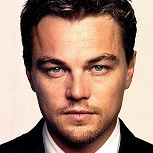
#> input picture input/decaprio.jpg, 153 x 153 px
$ python main.py   (Python 2 division)
#> lines starting #> are read from the running program, lines starting #| are printed output that depends on the picture; after the words box and inside, x2 and y2 are one past the last pixel; in counts of white or black regions, pixels touching at a corner belong together
import numpy as np
import cv2


debug = False

face_cascade = cv2.CascadeClassifier('haarcascades/haarcascade_frontalface_default.xml')
eye_cascade = cv2.CascadeClassifier('haarcascades/haarcascade_eye_tree_eyeglasses.xml')

# img = cv2.imread('input/Lionel-Messi.jpg')
img = cv2.imread('input/decaprio.jpg')
#> img is the input picture: shape (153, 153, 3); mean B, G, R 121.5, 137, 168.7
# img = cv2.imread('input/Brad-Pitt.jpg')


glasses = cv2.imread('glasses/glasses1.png')
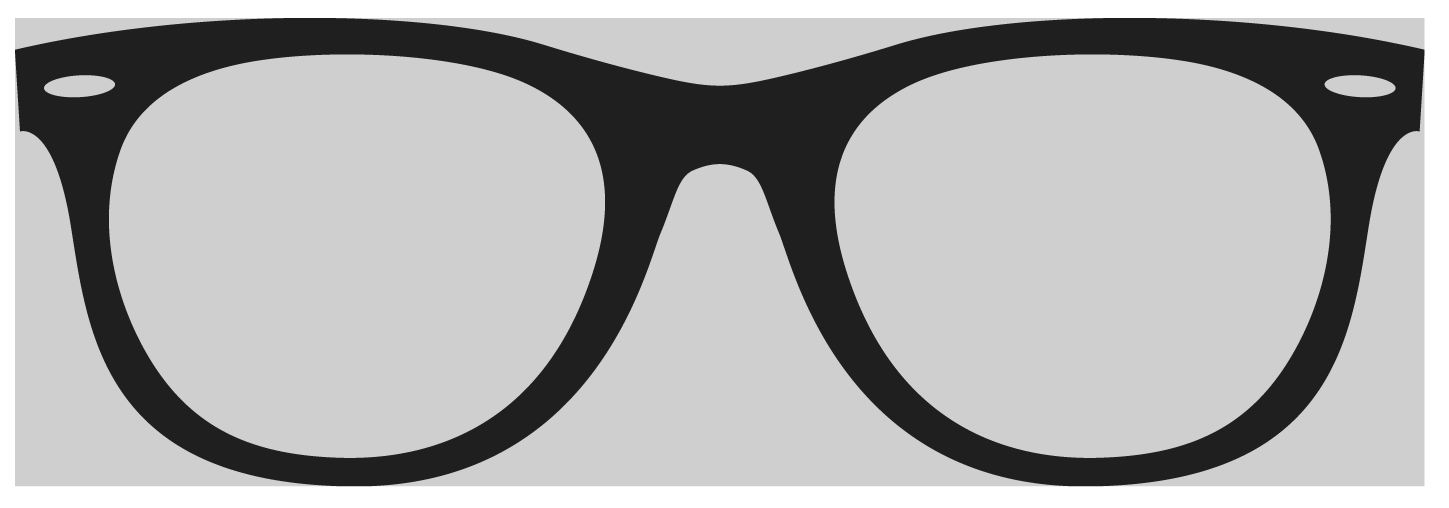
#> input picture glasses/glasses1.png, 5794 x 2029 px (shown at 1/4 size)
#> glasses is the input picture: shape (2029, 5794, 3); min 31, max 255, mean 172.4

gray = cv2.cvtColor(img, cv2.COLOR_BGR2GRAY)
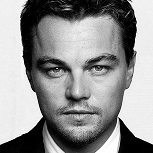
#> gray: shape (153, 153); min 0, max 255, mean 144.7
# print gray
faces = face_cascade.detectMultiScale(gray, 1.3, 5)
#> faces = [[25, 29, 103, 103]]

for (x,y,w,h) in faces:
    print x,y,w,h

    if debug:
        cv2.rectangle(img,(x,y),(x+w,y+h),(255,0,0),2)

    roi_gray = gray[y:y+h, x:x+w]
    roi_color = img[y:y+h, x:x+w]
    eyes = eye_cascade.detectMultiScale(roi_gray)

    # print eyes
    # order the eyes based on their x direction , very important
    eyes = sorted(eyes, key=lambda eye: eye[0])

    print 'eyes', eyes
    # print glasses
    # print img

    width_offset = int((w-x) * 0.2)
    # width_offset = 0

    print 'eyes[0]', eyes[0]
    ex, ey, ew, eh= eyes[0]

    # we use len(eyes)-1 becuase sometimes we arent garanteed that we only get 2 eyes
    print 'eyes[1]', eyes[len(eyes)-1]
    ex2, ey2, ew2, eh2 = eyes[len(eyes)-1]

    ex = ex - width_offset
    ew2 = ew2 + width_offset


    '''RESIZE'''

    size = (ex2+ew2-ex, ey2+eh2-ey)
    print 'size', size
    glasses = cv2.resize(glasses,size)
    # file_name = "output/glasses" + str(w) + ".jpg"
    # cv2.imwrite(file_name, glasses );
    row, col, channels = glasses.shape

    '''
    Note the we translate back to the img coordinates since
    we might have a negative ex since we subtract an offset
    '''
    masked_img = img[ ey+y:row+ey+y, ex+x:col+ex+x]
    print "masked_img.shape", masked_img.shape
    print 'glasses.shape',  glasses.shape

    # roi_color = cv2.addWeighted(masked_img,0.5,glasses,0.5,5)


    # I want to put logo on top-left corner, So I create a ROI
    img1 = masked_img
    img2 = glasses
    rows,cols,channels = img2.shape
    roi = img1[0:rows, 0:cols]

    # Now create a mask of logo and create its inverse mask also
    img2gray = cv2.cvtColor(img2,cv2.COLOR_BGR2GRAY)
    img2gray = cv2.bitwise_not(img2gray)
    ret, mask = cv2.threshold(img2gray, 127, 255, cv2.THRESH_BINARY)

    mask_inv = cv2.bitwise_not(mask)

    if debug:
        cv2.imwrite("output/mask.jpg", mask);
        cv2.imwrite("output/mask_inv.jpg", mask_inv);

    # Now black-out the area of logo in ROI
    img1_bg = cv2.bitwise_and(roi,roi,mask=mask_inv )

    # Take only region of logo from logo image.
    #img2_fg = cv2.bitwise_and(img2,img2,mask)

    if debug:
        cv2.imwrite("output/img1_bg.jpg", img1_bg);
        # cv2.imwrite("output/img2_fg.jpg", img2_fg);


    # Put logo in ROI and modify the main image
    dst = img1_bg
    img1[0:rows, 0:cols] = dst

    # dst = cv2.addWeighted(glasses,0.7,img2,0.3,0)
    for (ex,ey,ew,eh) in eyes:
        # cv2.rectangle(img, pt1, pt2, color, thickness)
        if debug:
            cv2.rectangle(roi_color,(ex,ey),(ex+ew,ey+eh),(255,255,0))
            # [4 lines of commented-out code are left out]
        pass

    break
#> this loop made 1 pass
#> (x, y, w, h, eyes, width_offset) on pass 1: (25, 29, 103, 103, [[16, 29, 25, 25], [63, 29, 22, 22]], 15)
#| 25 29 103 103
#| eyes [array([16, 29, 25, 25], dtype=int32), array([63, 29, 22, 22], dtype=int32)]
#| eyes[0] [16 29 25 25]
#| eyes[1] [63 29 22 22]
#| size (99, 22)
#| masked_img.shape (22, 99, 3)
#| glasses.shape (22, 99, 3)
#> pass 1, `glasses = cv2.resize(glasses,size)`:
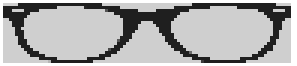
#> glasses: shape (22, 99, 3) (shown 3 times larger); min 31, max 255, mean 173.8
#> pass 1, `masked_img = img[ ey+y:row+ey+y, ex+x:col+ex+x]`:
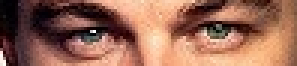
#> masked_img: shape (22, 99, 3) (shown 3 times larger); mean B, G, R 84.9, 103.2, 151.3
#> after the loop:
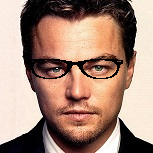
#> img: shape (153, 153, 3); 2.06% of pixels changed, all inside (x1, y1, x2, y2) = (27, 59, 123, 79)
#> after the loop:
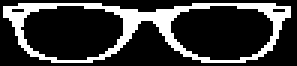
#> mask: shape (22, 99) (shown 3 times larger); 22.1% white; 1 white region, box (x1, y1, x2, y2) and area: (1, 1, 97, 21) 482
#> after the loop:
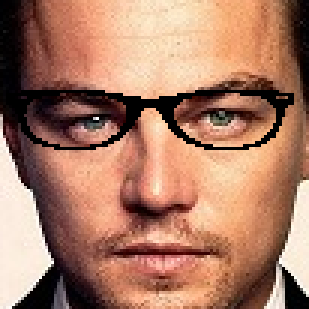
#> roi_color: shape (103, 103, 3) (shown 3 times larger); mean B, G, R 101.2, 123.1, 170.2

cv2.imwrite("output/output.jpg", img );


# cv2.imshow('img',img)
# cv2.waitKey(0)
# cv2.destroyAllWindows()
